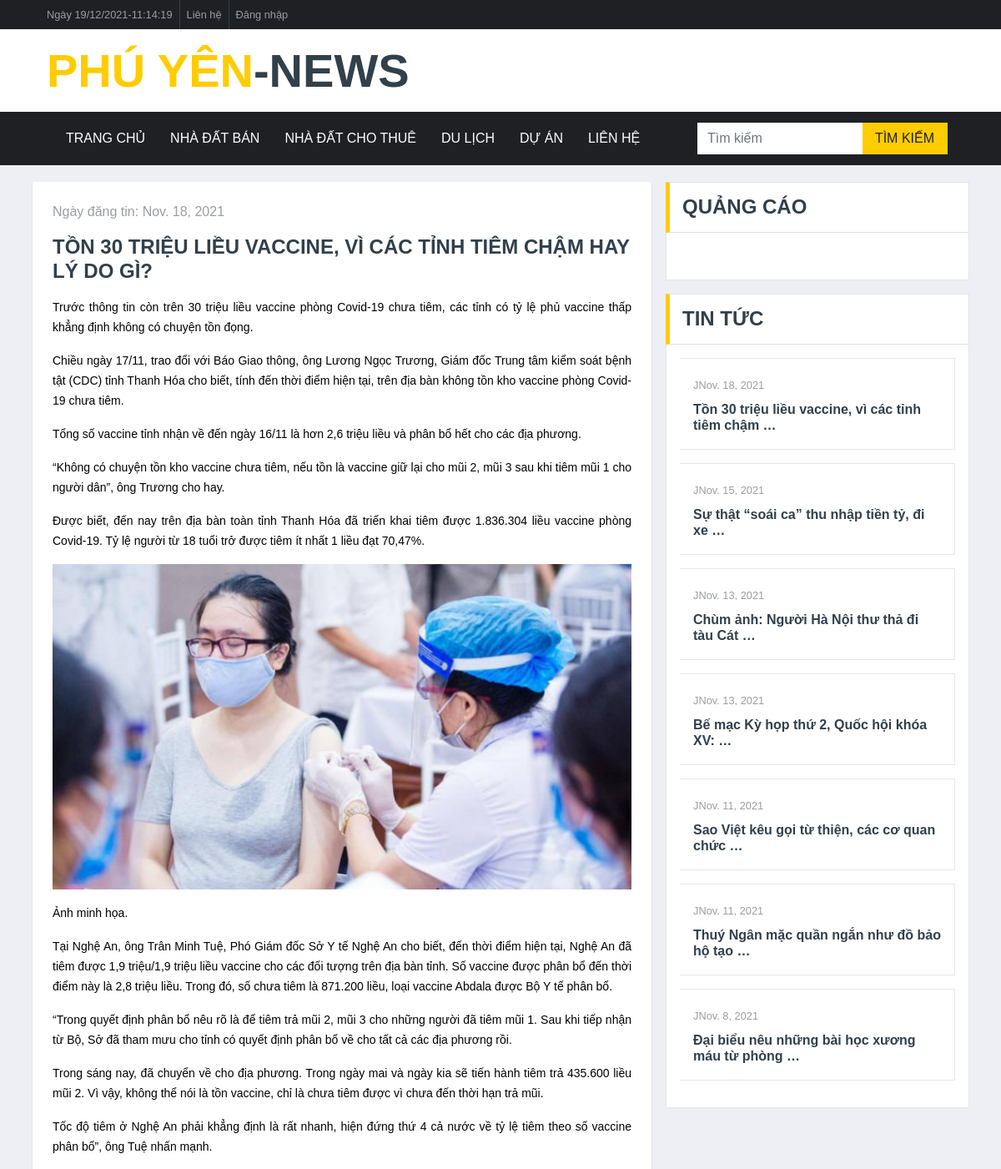
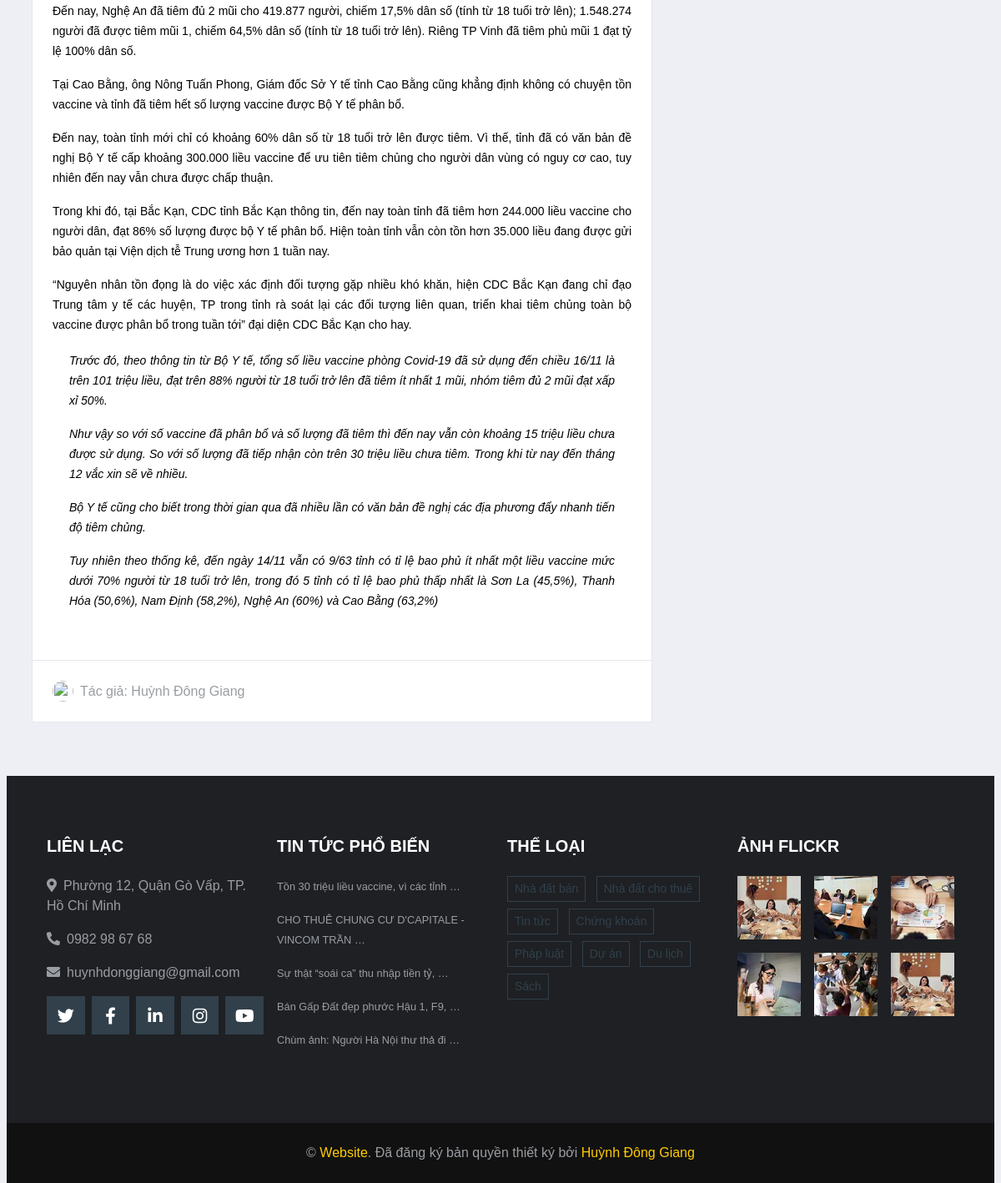
Page /single/69/ on the committed database (2 pictures, top to bottom).
### Do_an_01/models.py (models this page shows, shortened)
class Story(models.Model):
    category = models.ForeignKey(Category, on_delete=models.PROTECT)
    name = models.CharField(max_length=250, unique=True)
    author = models.CharField(max_length=250)
    url = models.URLField(unique=True)
    content = RichTextUploadingField(blank=True)
    public_day = models.DateField(default=datetime.date.today)
    image = models.ImageField(upload_to='Do_an_01/img', default='Do_an_01/img/logo.jpg')

class Category(models.Model):
    name = models.CharField(max_length=150, unique=True)

### Do_an_01/views.py (the view)
# urls.py: path('single/<int:pk>/', views.single, name='single'),
def single(request, pk):
    session_status = check_session(request, 'sessionNguoiDung')
    session_info = ''
    if session_status:
        session_info = request.session.get('sessionNguoiDung')
    story = Story.objects.get(pk=pk)
    return render(request, 'Do_an_01/single.html', {
        'story': story,
        'story_newest_3': story_newest_3,
        'list_category': list_category,
        'session_status': session_status,
        'session_info': session_info,
        'tin_tuc': tin_tuc,
    })

### Do_an_01/my_module.py (called while the page is built)
def check_session(request, session_name):
    return session_name in request.session  # True / False

### Do_an_01/templates/Do_an_01/single.html (shortened to what this page needs)
{% extends 'Do_an_01/Masterbase.html' %}
{% load static %}
{% block content %}
    <div class="container-fluid" style="margin-top: 20px">
        <div class="container">
            <div class="row">
                <div class="col-lg-8">
                    <div class="position-relative mb-3">
                        <div class="bg-white border border-top-0 p-4">
                            <div class="mb-3">
                                <a class="text-body" href="">Ngày đăng tin: {{ story.public_day }}</a>
                            </div>
                            <h4 class="mb-3 text-secondary text-uppercase font-weight-bold">{{ story.name }}</h4>
                            <p>{{ story.content|safe }}</p>
                        </div>
                        <div class="d-flex justify-content-between bg-white border border-top-0 p-4">
                            <div class="d-flex align-items-center">
                                <img class="rounded-circle mr-2" src={% static 'img/user-a.png' %} width="25"
                                     height="25" alt="">
                                <span>Tác giả: {{ story.author }}</span>
                            </div>
                        </div>
                    </div>
                </div>
                <div class="col-lg-4">
                    <div class="mb-3">
                        <div class="section-title mb-0">
                            <h4 class="m-0 text-uppercase font-weight-bold">Quảng cáo</h4>
                        </div>
                        <div class="bg-white text-center border border-top-0 p-3">
                        </div>
                    </div>
                    <div class="mb-3">
                        <div class="section-title mb-0">
                            <h4 class="m-0 text-uppercase font-weight-bold">TIN TỨC</h4>
                        </div>
                        <div class="bg-white border border-top-0 p-3">
                            {% for story in tin_tuc %}
                                <div class="d-flex align-items-center bg-white mb-3" style="height: 110px;">
                                    <div class="w-100 h-100 px-3 d-flex flex-column justify-content-center border border-left-0">
                                        <div class="mb-2">
                                            <a class="text-body" href=""><small>J{{ story.public_day }}</small></a>
                                        </div>
                                        <a class="h6 m-0 text-secondary  font-weight-bold"
                                           href="{% url 'Do_an_01:single' story.pk %}">{{ story.name|truncatewords:10 }}</a>
                                    </div>
                                </div>
                            {% endfor %}
                        </div>
                    </div>
            </div>
        </div>
    </div>
{% endblock %}

### Do_an_01/templates/Do_an_01/Masterbase.html (shortened to what this page needs)
{% load static %}
<!DOCTYPE html>
<html lang="en">
<head>
    <link href="https://cdnjs.cloudflare.com/ajax/libs/font-awesome/5.10.0/css/all.min.css" rel="stylesheet">
    <link href={% static 'lib/owlcarousel/assets/owl.carousel.min.css' %} rel="stylesheet">
    <link href={% static 'css/style.css' %} rel="stylesheet">
</head>
<body>
{% url 'Do_an_01:index' as index %}
{% url 'Do_an_01:contact' as contact %}
{% url 'Do_an_01:single' as single %}
{% url 'Do_an_01:category' as category %}
<div class="container-fluid d-none d-lg-block">
    <div class="row align-items-center bg-dark px-lg-5">
        <div class="col-lg-9">
            <nav class="navbar navbar-expand-sm bg-dark p-0">
                <ul class="navbar-nav ml-n2">
                    <li class="nav-item border-right border-secondary">
                        <a class="nav-link text-body small" id="date" href="#"></a>
                    </li>
                    <li class="nav-item border-right border-secondary mn">
                        <a class="nav-link text-body small" href="{% url 'Do_an_01:contact' %}">Liên hệ</a>
                    </li>
                    <li class="nav-item mn">
                        {% if session_status %}
                            <div class="nav-item dropdown">
                                <a href="#" class="nav-link dropdown-toggle text-body small "
                                   data-toggle="dropdown">{{ session_info.ho }} {{ session_info.ten }}</a>
                                <div class="dropdown-menu ">
                                    <a href="{% url 'customers_hdg:my_account' %}"
                                       class="dropdown-item text-body small">Thông tin người dùng</a>
                                    <a href="{% url 'customers_hdg:logout' %}" class="dropdown-item  text-body small">Thoát</a>
                                </div>
                            </div>
                        {% else %}
                            <a class="nav-link text-body small" href="{% url 'customers_hdg:login' %}">Đăng nhập</a>
                        {% endif %}
                    </li>
                </ul>
            </nav>
        </div>
    </div>
    <div class="row align-items-center bg-white py-3 px-lg-5">
        <div class="col-lg-5">
            <a href="{% url 'Do_an_01:index' %}" class="navbar-brand p-0 d-none d-lg-block">
                <h1 class="m-0 display-4 text-uppercase text-primary">PHÚ YÊN<span
                        class="text-secondary">-NEWS</span></h1>
            </a>
        </div>
        <div  class="carousel slide col-lg-7 text-center text-lg-right" data-ride="carousel">
            <ol class="carousel-indicators">
                <li data-target="#" data-slide-to="0" class="active"></li>
                <li data-target="#" data-slide-to="1"></li>
                <li data-target="#" data-slide-to="2"></li>
            </ol>
            <div class="carousel-inner" >
                <div class="carousel-item active">
                </div>
            </div>
            <a class="carousel-control-prev" href="#" role="button" data-slide="prev" >
                <span class="carousel-control-prev-icon" aria-hidden="true"></span>
            </a>
            <a class="carousel-control-next" href="#" role="button" data-slide="next" >
                <span class="carousel-control-next-icon" aria-hidden="true"></span>
            </a>
        </div>
    </div>
</div>
<div class="container-fluid p-0">
    <nav class="navbar navbar-expand-lg bg-dark navbar-dark py-2 py-lg-0 px-lg-5">
        <div class="collapse navbar-collapse justify-content-between px-0 px-lg-3" id="navbarCollapse">
            <div class="navbar-nav mr-auto py-0 text-primary ">
                <ul class="navbar-nav mr-auto">
                    <li class="nav-item mn">
                        <a class=" nav-link mn" href="{% url 'Do_an_01:index' %}">Trang chủ <span class="sr-only">(current)</span></a>
                    </li>
                    <li class="nav-item mn">
                        <a class="nav-item nav-link mn" href="{% url 'Do_an_01:category' 1 %}">Nhà đất bán </a>
                    </li>
                    <li class="nav-item mn">
                        <a class="nav-item nav-link mn" href="{% url 'Do_an_01:category' 2 %}">Nhà đất cho thuê </a>
                    </li>
                    <li class="nav-item mn">
                        <a class="nav-item nav-link mn" href="{% url 'Do_an_01:category' 8 %}">Du lịch </a>
                    </li>
                    <div class="nav-item dropdown ">
                        <li class="nav-item mn">
                            <a class="nav-item nav-link mn" href="{% url 'Do_an_01:category' 7 %}">Dự án</a>
                        </li>
                    </div>
                    <li class="nav-item mn">
                        <a class="nav-item nav-link mn" href="{% url 'Do_an_01:contact' %}">Liên hệ </a>
                    </li>
                </ul>
            </div>
            <form class="form-inline" method="get" action="{% url 'Do_an_01:search' %}">
                <div class="input-group ml-auto d-none d-lg-flex" style="width: 100%; max-width: 300px;">
                    <input type="text" class="form-control border-0" name="keyword" value="{{ keyword }}"
                           placeholder="Tìm kiếm" autocomplete="off" required="required">
                    <div class="input-group-append">
                        <button class="input-group-text bg-primary text-dark border-0 px-3">TÌM KIẾM
                        </button>
                    </div>
                </div>
            </form>
        </div>
    </nav>
</div>
{% block content %}
{% endblock %}
<div class="container-fluid bg-dark pt-5 px-sm-3 px-md-5 mt-5">
    <div class="row py-4">
        <div class="col-lg-3 col-md-6 mb-5">
            <h5 class="mb-4 text-white text-uppercase font-weight-bold">Liên lạc</h5>
            <p class="font-weight-medium"><i class="fa fa-map-marker-alt mr-2"></i>Phường 12, Quận Gò Vấp, TP. Hồ Chí
                Minh</p>
            <p class="font-weight-medium"><i class="fa fa-phone-alt mr-2"></i>0982 98 67 68</p>
            <p class="font-weight-medium"><i class="fa fa-envelope mr-2"></i>huynhdonggiang@gmail.com</p>
            <div class="d-flex justify-content-start">
                <a class="btn btn-lg btn-secondary btn-lg-square mr-2" href="#"><i class="fab fa-twitter"></i></a>
                <a class="btn btn-lg btn-secondary btn-lg-square mr-2" href="#"><i class="fab fa-facebook-f"></i></a>
                <a class="btn btn-lg btn-secondary btn-lg-square mr-2" href="#"><i class="fab fa-linkedin-in"></i></a>
                <a class="btn btn-lg btn-secondary btn-lg-square mr-2" href="#"><i class="fab fa-instagram"></i></a>
                <a class="btn btn-lg btn-secondary btn-lg-square" href="#"><i class="fab fa-youtube"></i></a>
            </div>
        </div>
        <div class="col-lg-3 col-md-6 mb-5">
            <h5 class="mb-4 text-white text-uppercase font-weight-bold">Tin tức phổ biến</h5>
            {% for story in story_newest_3 %}
                <div class="mb-3">
                    <a class="small text-body font-weight-medium"
                       href="{% url 'Do_an_01:single' story.pk %}">{{ story.name|truncatewords:8 }}</a>
                </div>
            {% endfor %}
        </div>
        <div class="col-lg-3 col-md-6 mb-5">
            <h5 class="mb-4 text-white text-uppercase font-weight-bold">Thể loại</h5>
            <div class="m-n1">
                {% for list_category in list_category %}
                    <a href="{% url 'Do_an_01:category'  list_category.pk %}"
                       class="btn btn-sm btn-outline-secondary m-1">{{ list_category.name|truncatewords:10 }}</a>
                {% endfor %}
            </div>
        </div>
        <div class="col-lg-3 col-md-6 mb-5">
            <h5 class="mb-4 text-white text-uppercase font-weight-bold">ẢNH FLICKR</h5>
            <div class="row">
                <div class="col-4 mb-3">
                    <a href=""><img class="w-100" src={% static 'img/news-110x110-1.jpg' %} alt=""></a>
                </div>
                <div class="col-4 mb-3">
                    <a href=""><img class="w-100" src={% static 'img/news-110x110-2.jpg' %} alt=""></a>
                </div>
                <div class="col-4 mb-3">
                    <a href=""><img class="w-100" src={% static 'img/news-110x110-3.jpg' %} alt=""></a>
                </div>
                <div class="col-4 mb-3">
                    <a href=""><img class="w-100" src={% static 'img/news-110x110-4.jpg' %} alt=""></a>
                </div>
                <div class="col-4 mb-3">
                    <a href=""><img class="w-100" src={% static 'img/news-110x110-5.jpg' %} alt=""></a>
                </div>
                <div class="col-4 mb-3">
                    <a href=""><img class="w-100" src={% static 'img/news-110x110-1.jpg' %} alt=""></a>
                </div>
            </div>
        </div>
    </div>
</div>
<div class="container-fluid py-4 px-sm-3 px-md-5" style="background: #111111;">
    <p class="m-0 text-center">&copy; <a href="#">Website</a>. Đã đăng ký bản quyền thiết ký bởi <a
            href="https://vnpt.vn">Huỳnh Đông Giang</a></p>
</div>
</body>
</html>

### rows in the picture
Story: public_day "Nov. 18, 2021", name "TỒN 30 TRIỆU LIỀU VACCINE, VÌ CÁC TỈNH TIÊM CHẬM HAY LÝ DO GÌ?", content "Trước thông tin còn trên 30 triệu liều vaccine phòng Covid-19 chưa tiêm, các tỉnh có tỷ lệ phủ vaccine thấp khẳng định không có chuyện tồn đọng. Chiều ngày 17/11, trao đổi với Báo Giao thông, ông Lương Ngọc Trương, Giám đốc Trung tâm kiểm soát bệnh tật (CDC) tỉnh Thanh Hóa cho biết, tính đến thời điểm hiện tại, trên địa bàn không tồn kho vaccine phòng Covid-19 chưa tiêm. Tổng số vaccine tỉnh nhận về đến ngày 16/11 là hơn 2,6 triệu liều và phân bổ hết cho các địa phương. “Không có chuyện tồn kho vaccine chưa tiêm, nếu tồn là vaccine giữ lại cho mũi 2, mũi 3 sau khi tiêm mũi 1 cho người dân”, ông Trương cho hay. Được biết, đến nay trên địa bàn toàn tỉnh Thanh Hóa đã triển khai tiêm được…", content (picture), author "Huỳnh Đông Giang", name "Tồn 30 triệu liều vaccine, vì các tỉnh tiêm chậm …", name "Tồn 30 triệu liều vaccine, vì các tỉnh …"
Story: public_day "Nov. 15, 2021", name "Sự thật “soái ca” thu nhập tiền tỷ, đi xe …", name "Sự thật “soái ca” thu nhập tiền tỷ, …"
Story: public_day "Nov. 13, 2021", name "Chùm ảnh: Người Hà Nội thư thả đi tàu Cát …", name "Chùm ảnh: Người Hà Nội thư thả đi …"
Story: public_day "Nov. 13, 2021", name "Bế mạc Kỳ họp thứ 2, Quốc hội khóa XV: …"
Story: public_day "Nov. 11, 2021", name "Sao Việt kêu gọi từ thiện, các cơ quan chức …"
Story: public_day "Nov. 11, 2021", name "Thuý Ngân mặc quần ngắn như đồ bảo hộ tạo …"
Story: public_day "Nov. 8, 2021", name "Đại biểu nêu những bài học xương máu từ phòng …"
Story: name "CHO THUÊ CHUNG CƯ D'CAPITALE - VINCOM TRẦN …"
Story: name "Bán Gấp Đất đẹp phước Hậu 1, F9, …"
Category: name "Nhà đất bán"
Category: name "Nhà đất cho thuê"
Category: name "Tin tức"
Category: name "Chứng khoán"
Category: name "Pháp luật"
Category: name "Dự án"
Category: name "Du lịch"
Category: name "Sách"
